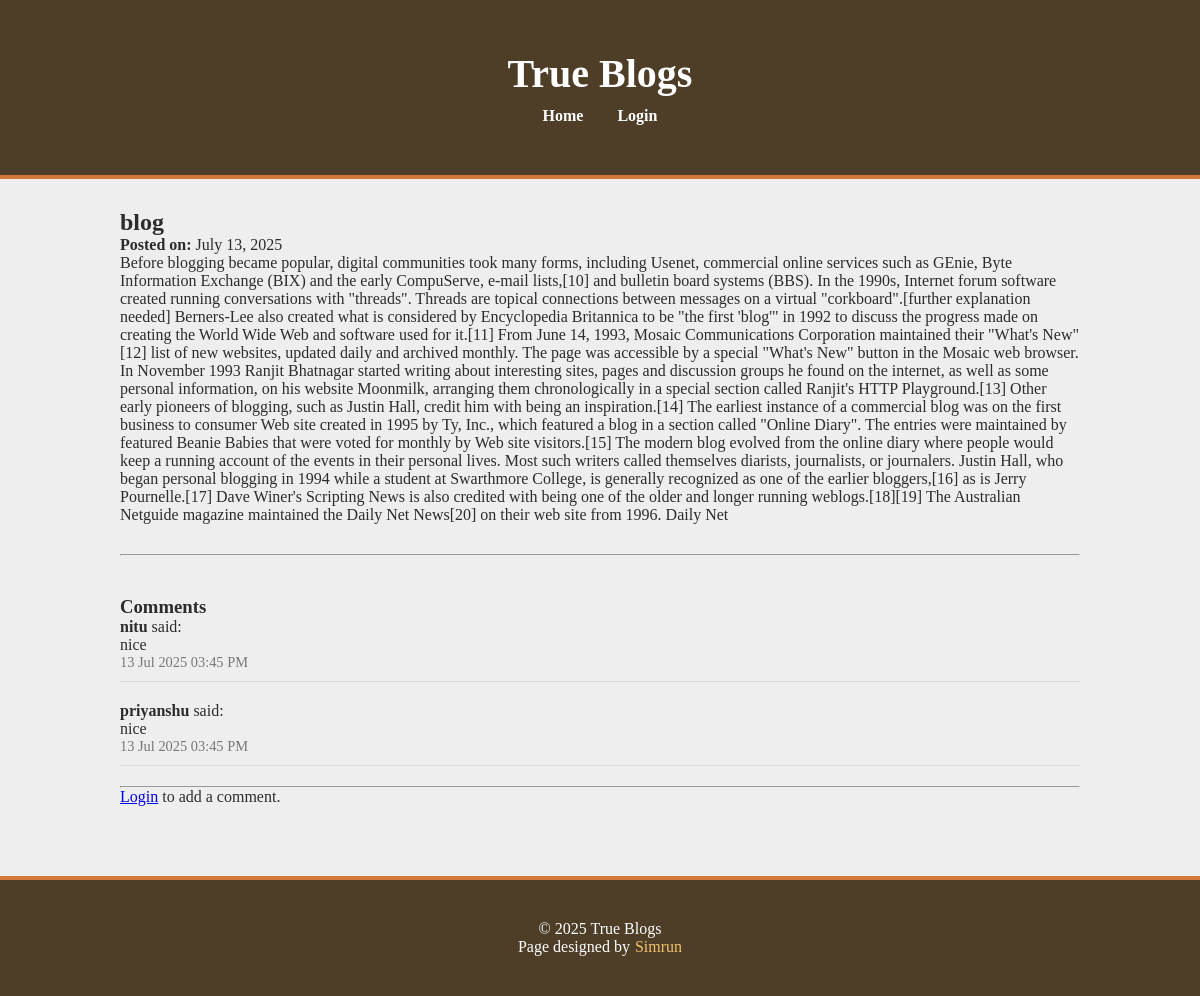
Screenshot of /view/1 with the database file from the repository.
### app/models.py (models this page shows, shortened)
class Blog(db.Model):
    id = db.Column(db.Integer, primary_key=True)
    title = db.Column(db.String(100), nullable=False)
    content = db.Column(db.Text, nullable=False)
    date_posted = db.Column(db.DateTime, default=lambda: datetime.now(timezone.utc))
    user_id = db.Column(db.Integer, db.ForeignKey('user.id'), nullable=False)
    comments = db.relationship('Comment', back_populates='blog', cascade='all, delete-orphan')
    author = db.relationship('User', back_populates='blogs')

class Comment(db.Model):
    id = db.Column(db.Integer, primary_key=True)
    content = db.Column(db.Text, nullable=False)
    date_posted = db.Column(db.DateTime, default=datetime.utcnow)
    blog_id = db.Column(db.Integer, db.ForeignKey('blog.id'), nullable=False)
    user_id = db.Column(db.Integer, db.ForeignKey('user.id'), nullable=False)
    blog = db.relationship('Blog', back_populates='comments')
    user = db.relationship('User', back_populates='comments')

class User(db.Model):
    id = db.Column(db.Integer, primary_key=True)
    username = db.Column(db.String(80), unique=True, nullable=False)
    email = db.Column(db.String(120), unique=True, nullable=False)
    password_hash = db.Column(db.String(128), nullable=False)
    blogs = db.relationship('Blog', back_populates='author', lazy=True)
    comments = db.relationship('Comment', back_populates='user', lazy=True)

### app/routes/blog.py (the view)
@Blog_bp.route("/view/<int:blog_id>")
def view_blog(blog_id):
    blog = Blog.query.get_or_404(blog_id)
    return render_template("view_blog.html", blog=blog)

### app/templates/view_blog.html (shortened to what this page needs)
{% extends 'base.html' %}
{% block content %}
<div class="blog-detail">
    <h2>{{ blog.title }}</h2>
    <p><strong>Posted on:</strong> {{ blog.date_posted.strftime('%B %d, %Y') }}</p>
    <p>{{ blog.content }}</p>
</div>
<hr>
<div class="comments-section">
    <h3>Comments</h3>
    {% if blog.comments %}
        <ul class="comment-list">
            {% for comment in blog.comments %}
                <li>
                    <p><strong>{{ comment.user.username }}</strong> said:</p>
                    <p>{{ comment.content }}</p>
                    <p class="comment-date">{{ comment.date_posted.strftime('%d %b %Y %I:%M %p') }}</p>
                </li>
            {% endfor %}
        </ul>
    {% else %}
        <p>No comments yet. Be the first to comment!</p>
    {% endif %}
</div>
<hr>
{% if session.get('user') %}
<div class="comment-form">
    <h4>Add a Comment</h4>
    <form action="{{ url_for('blog.add_comment', blog_id=blog.id) }}" method="post">
        <textarea name="content" placeholder="Write your comment here..." required></textarea>
        <button type="submit" class="btn">Add Comment</button>
    </form>
</div>
{% else %}
    <p><a href="{{ url_for('auth.login') }}">Login</a> to add a comment.</p>
{% endif %}
{% endblock %}

### app/templates/base.html (shortened to what this page needs)
<!DOCTYPE html>
<html lang="en">
<head>
    <link rel="stylesheet" href="{{ url_for('static', filename='css/style.css') }}">
</head>
<body>
    <header>
        <div class="container">
            <h1>True Blogs</h1>
            <nav>
                <a href="{{ url_for('blog.home') }}">Home</a>
                {% if session.get('user') %}
                    <a href="{{ url_for('auth.logout') }}">Logout</a>
                    <a href="{{ url_for('blog.my_blogs') }}">My blogs</a>
                {% else %}
                    <a href="{{ url_for('auth.login') }}">Login</a>
                {% endif %}
            </nav>
        </div>
    </header>
    <main class="container">
        {% block content %}{% endblock %}
    </main>
    <footer>
        <div class="container">
            <p>&copy; {{ 2025 }} True Blogs</p>
            <p>Page designed by<a href="https://www.instagram.com/simzzz30_?utm_source=ig_web_button_share_sheet&igsh=ZDNlZDc0MzIxNw==">Simrun</a></p>
        </div>
    </footer>
</body>
</html>

### app/static/css/style.css (style rules this page uses)
* { margin: 0; padding: 0; box-sizing: border-box; }
body { font-family: Georgia, serif; background-color: #eee; color: #2c2c2c; min-height: 100vh; }
.container { max-width: 1000px; margin: 0 auto; padding: 30px 20px; }
header { background-color: #4e3e27; color: white; padding: 20px 0; border-bottom: 4px solid #d27838; }
header h1 { text-align: center; font-size: 2.5rem; font-weight: bold; }
nav { text-align: center; margin-top: 10px; }
nav a { color: white; text-decoration: none; margin: 0 15px; font-weight: bold; }
footer { background-color: #4e3e27; color: white; text-align: center; padding: 10px 0; border-top: 4px solid #d27838; margin-top: 40px; }
footer a { color: #f0c36d; text-decoration: none; margin-left: 5px; }
.blog-detail { margin-bottom: 30px; }
.comments-section { margin-top: 40px; }
.comment-list { list-style-type: none; padding: 0; }
.comment-list li { margin-bottom: 20px; border-bottom: 1px solid #ddd; padding-bottom: 10px; }
.comment-date { font-size: 0.9em; color: #777; }

### rows the page displays
Blog: title "blog", date_posted "July 13, 2025", content "Before blogging became popular, digital communities took many forms, including Usenet, commercial online services such as GEnie, Byte Information Exchange (BIX) and the early CompuServe, e-mail lists,[10] and bulletin board systems (BBS). In the 1990s, Internet forum software created running conversations with \"threads\". Threads are topical connections between messages on a virtual \"corkboard\".[further explanation needed] Berners-Lee also created what is considered by Encyclopedia Britannica to be \"the first 'blog'\" in 1992 to discuss the progress made on creating the World Wide Web and software used for it.[11] From June 14, 1993, Mosaic Communications Corporation maintained their \"What's…"
Comment: user.username "nitu", content "nice", date_posted "13 Jul 2025 03:45 PM"
Comment: user.username "priyanshu", content "nice", date_posted "13 Jul 2025 03:45 PM"

### other values shown
{{ 2025 }} "2025"
